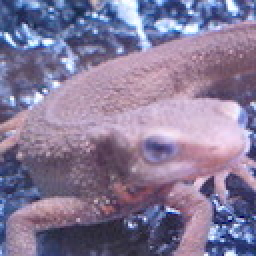
#> input picture Question_71_80/imori.jpg, 128 x 128 px, found by its file name (shown 2 times larger)
$ python 28_Affine_Transformation_Translation.py   (older library calls are emulated)
#> lines starting #> are read from the running program, lines starting #| are printed output that depends on the picture
# Import the packages
import cv2
import numpy as np
import matplotlib.pyplot as plt

# Read the image
img = cv2.imread("./imori.jpg").astype(np.float32)
H, W, C = img.shape
#> H = 128; W = 128; C = 3


# Affine
a = 1.
b = 0.
c = 0.
d = 1.
tx = 30
ty = -30

y = np.arange(H).repeat(W).reshape(W, -1)
x = np.tile(np.arange(W), (H, 1))

out = np.zeros((H+1, W+1, C), dtype=np.float32)

x_new = a * x + b * y + tx
y_new = c * x + d * y + ty

x_new = np.minimum(np.maximum(x_new, 0), W).astype(np.int)
y_new = np.minimum(np.maximum(y_new, 0), H).astype(np.int)

out[y_new, x_new] = img[y, x]
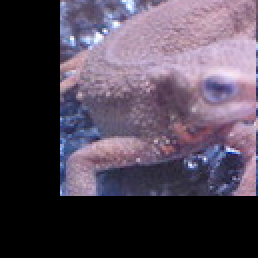
#> out: shape (129, 129, 3) float32 (shown 2 times larger); mean B, G, R 84.5, 69.2, 79.9
out = out[:H, :W]
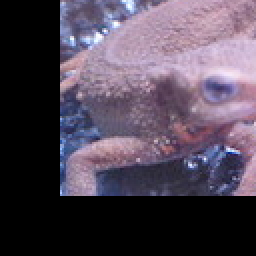
#> out: shape (128, 128, 3) float32 (shown 2 times larger); mean B, G, R 85, 69.7, 80.6
out = out.astype(np.uint8)

# Save result
cv2.imshow("result", out)
cv2.waitKey(0)
cv2.imwrite("out.jpg", out)

$ run again, with Question_71_80/answer_71.jpg copied over Question_71_80/imori.jpg
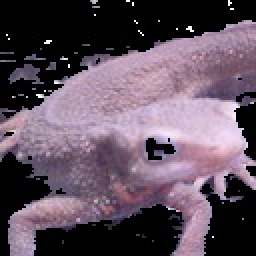
#> input picture Question_71_80/answer_71.jpg, 128 x 128 px, found by its file name (shown 2 times larger)
#> `out[y_new, x_new] = img[y, x]`:
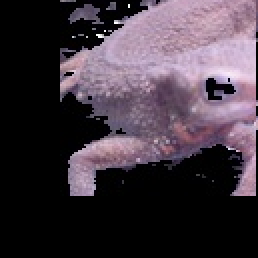
#> out: shape (129, 129, 3) float32 (shown 2 times larger); mean B, G, R 65.4, 55.5, 66.5
#> `out = out[:H, :W]`:
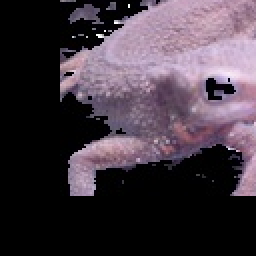
#> out: shape (128, 128, 3) float32 (shown 2 times larger); mean B, G, R 66.2, 56.2, 67.3

$ run again, with Question_71_80/answer_72.jpg copied over Question_71_80/imori.jpg
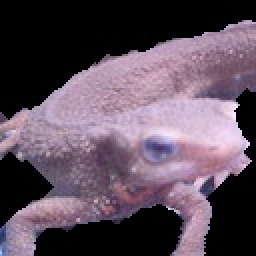
#> input picture Question_71_80/answer_72.jpg, 128 x 128 px, found by its file name (shown 2 times larger)
#> `out[y_new, x_new] = img[y, x]`:
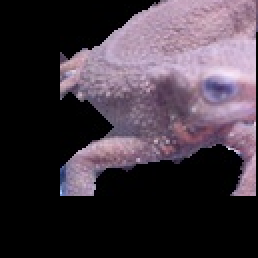
#> out: shape (129, 129, 3) float32 (shown 2 times larger); mean B, G, R 64.9, 54.9, 65.8
#> `out = out[:H, :W]`:
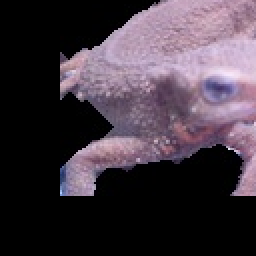
#> out: shape (128, 128, 3) float32 (shown 2 times larger); mean B, G, R 65.8, 55.7, 66.7
